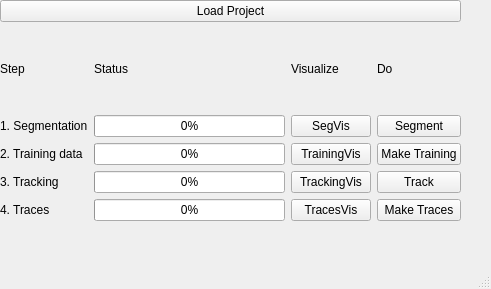
<?xml version="1.0" encoding="UTF-8"?>
<ui version="4.0">
 <class>MainWindow</class>
 <widget class="QMainWindow" name="MainWindow">
  <property name="geometry">
   <rect>
    <x>0</x>
    <y>0</y>
    <width>491</width>
    <height>289</height>
   </rect>
  </property>
  <property name="windowTitle">
   <string>MainWindow</string>
  </property>
  <widget class="QWidget" name="centralwidget">
   <widget class="QWidget" name="verticalLayoutWidget">
    <property name="geometry">
     <rect>
      <x>0</x>
      <y>0</y>
      <width>461</width>
      <height>221</height>
     </rect>
    </property>
    <layout class="QVBoxLayout" name="verticalLayout">
     <item>
      <widget class="QPushButton" name="pushButton">
       <property name="text">
        <string>Load Project</string>
       </property>
      </widget>
     </item>
     <item>
      <layout class="QGridLayout" name="gridLayout">
       <item row="0" column="3">
        <widget class="QLabel" name="label_4">
         <property name="text">
          <string>Do</string>
         </property>
        </widget>
       </item>
       <item row="3" column="0">
        <widget class="QLabel" name="label_7">
         <property name="text">
          <string>3. Tracking</string>
         </property>
        </widget>
       </item>
       <item row="2" column="0">
        <widget class="QLabel" name="label_6">
         <property name="text">
          <string>2. Training data</string>
         </property>
        </widget>
       </item>
       <item row="0" column="2">
        <widget class="QLabel" name="label_3">
         <property name="text">
          <string>Visualize</string>
         </property>
        </widget>
       </item>
       <item row="1" column="0">
        <widget class="QLabel" name="label_5">
         <property name="text">
          <string>1. Segmentation</string>
         </property>
        </widget>
       </item>
       <item row="0" column="0">
        <widget class="QLabel" name="label">
         <property name="text">
          <string>Step</string>
         </property>
        </widget>
       </item>
       <item row="0" column="1">
        <widget class="QLabel" name="label_2">
         <property name="text">
          <string>Status</string>
         </property>
        </widget>
       </item>
       <item row="4" column="0">
        <widget class="QLabel" name="label_8">
         <property name="text">
          <string>4. Traces</string>
         </property>
        </widget>
       </item>
       <item row="1" column="1">
        <widget class="QProgressBar" name="segmentationProgress">
         <property name="value">
          <number>0</number>
         </property>
        </widget>
       </item>
       <item row="2" column="1">
        <widget class="QProgressBar" name="trainingProgress">
         <property name="value">
          <number>0</number>
         </property>
        </widget>
       </item>
       <item row="3" column="1">
        <widget class="QProgressBar" name="trackingProgress">
         <property name="value">
          <number>0</number>
         </property>
        </widget>
       </item>
       <item row="4" column="1">
        <widget class="QProgressBar" name="tracesProgress">
         <property name="value">
          <number>0</number>
         </property>
        </widget>
       </item>
       <item row="1" column="2">
        <widget class="QPushButton" name="pushButton_2">
         <property name="text">
          <string>SegVis</string>
         </property>
        </widget>
       </item>
       <item row="2" column="2">
        <widget class="QPushButton" name="pushButton_3">
         <property name="text">
          <string>TrainingVis</string>
         </property>
        </widget>
       </item>
       <item row="3" column="2">
        <widget class="QPushButton" name="pushButton_4">
         <property name="text">
          <string>TrackingVis</string>
         </property>
        </widget>
       </item>
       <item row="4" column="2">
        <widget class="QPushButton" name="pushButton_5">
         <property name="text">
          <string>TracesVis</string>
         </property>
        </widget>
       </item>
       <item row="1" column="3">
        <widget class="QPushButton" name="pushButton_6">
         <property name="text">
          <string>Segment</string>
         </property>
        </widget>
       </item>
       <item row="2" column="3">
        <widget class="QPushButton" name="pushButton_7">
         <property name="text">
          <string>Make Training</string>
         </property>
        </widget>
       </item>
       <item row="3" column="3">
        <widget class="QPushButton" name="pushButton_8">
         <property name="text">
          <string>Track</string>
         </property>
        </widget>
       </item>
       <item row="4" column="3">
        <widget class="QPushButton" name="pushButton_9">
         <property name="text">
          <string>Make Traces</string>
         </property>
        </widget>
       </item>
      </layout>
     </item>
    </layout>
   </widget>
  </widget>
  <widget class="QMenuBar" name="menubar">
   <property name="geometry">
    <rect>
     <x>0</x>
     <y>0</y>
     <width>491</width>
     <height>21</height>
    </rect>
   </property>
  </widget>
  <widget class="QStatusBar" name="statusbar"/>
 </widget>
 <resources/>
 <connections/>
</ui>
